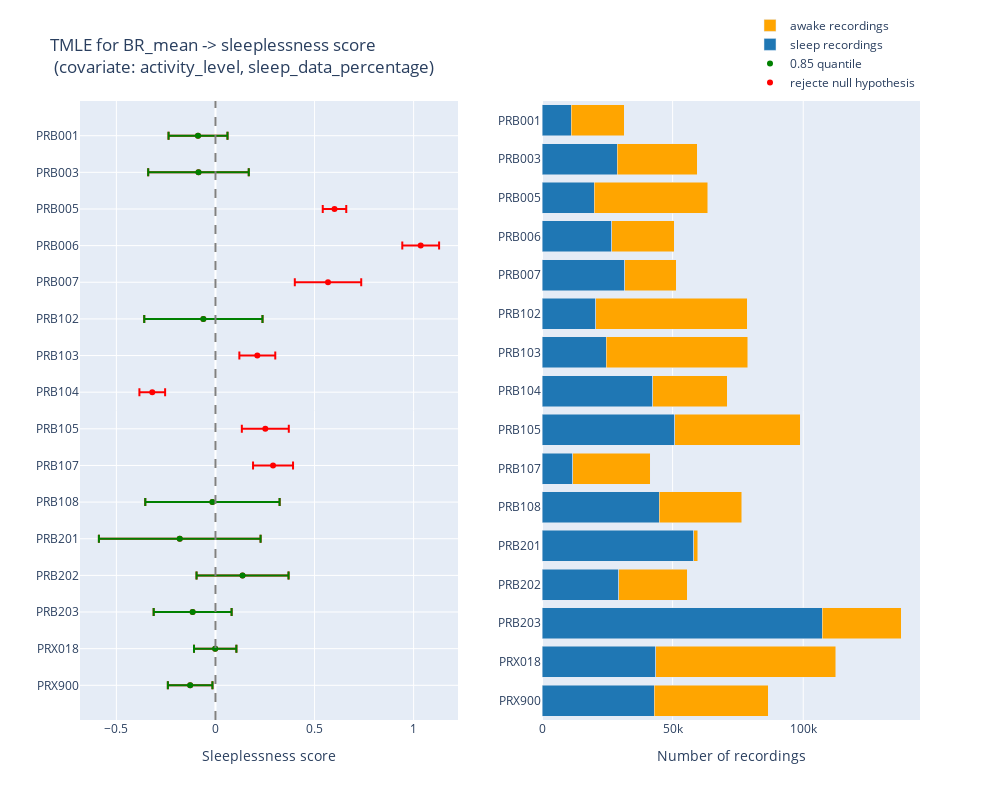

This figure's notebook cell:
### Code cell
v = 'BR_mean'
fig = make_subplots(rows=1, cols=2)

# df = pd.read_csv(f"results/NHS/TMLE/tmle_{v}_quantile0.65.csv")
# fig.add_trace(go.Scatter(x=df.V2, y=df.V1, mode='markers', error_x=dict(array=df.V3), name="0.65 quantile", line_color='green'), row=1, col=1)
# df = pd.read_csv(f"results/NHS/TMLE/tmle_{v}_quantile0.75.csv")
# fig.add_trace(go.Scatter(x=df.V2, y=df.V1, mode='markers', error_x=dict(array=df.V3), name="0.75 quantile"), row=1, col=1)
# df = pd.read_csv(f"results/NHS/TMLE/tmle_{v}_quantile0.85.csv")
# fig.add_trace(go.Scatter(x=df.V2, y=df.V1, mode='markers', error_x=dict(array=df.V3), name="0.85 quantile", line_color='#1f77b4'), row=1, col=1)

q = 0.85
df = pd.read_csv(f"results/NHS/TMLE/tmle_{v}_quantile{q}.csv")
fig.add_trace(go.Scatter(x=df.V2, y=df.V1, mode='markers', error_x=dict(array=df.V3), name="rejecte null hypothesis", line_color='red'), row=1, col=1)
df["p_value"] = norm.sf(abs(df.V2/df.V3))
df["adjusted_p_value"] = false_discovery_control(df.p_value)
df["rejected"] = np.where(df.adjusted_p_value < 0.1, True, False)
df = df[~df.rejected]

fig.add_trace(go.Scatter(x=df.V2, y=df.V1, mode='markers', error_x=dict(array=df.V3), name=f"{q} quantile", line_color='green'), row=1, col=1)
fig.add_vline(x=0, line_dash="dash", line_color="grey", row=1, col=1)

fig.add_trace(go.Bar(
    x=id_num.sleep,
    y=id_num.index,
    name='sleep recordings',
    orientation='h',
    marker_color='#1f77b4'),
    row=1, col=2)

fig.add_trace(go.Bar(
    x=id_num.awake,
    y=id_num.index,
    name='awake recordings',
    orientation='h',
    marker_color='orange'),
    row=1, col=2,)

fig.update_yaxes(row=1, col=1, autorange='reversed')
fig.update_yaxes(row=1, col=2, autorange='reversed')
fig.update_layout(barmode='stack')
fig.update_layout(
    title=f"TMLE for {v} -> sleeplessness score <br> (covariate: activity_level, sleep_data_percentage)",
    xaxis1_title="Sleeplessness score",
    xaxis2_title="Number of recordings",
    autosize=False,
    width=1000,
    height=800,
    legend=dict(
        yanchor="bottom",
        y=1.005,
        xanchor="right",
        x=1)
)
fig.show()

### Figure 1 — Plotly figure (JSON) as saved in the notebook; plotly's stock layout.template omitted (floating-point values rounded to 4 significant figures)
{"data": [{"error_x": {"array": [0.1488, 0.2538, 0.05932, 0.09288, 0.1676, 0.2984, 0.09063, 0.06489, 0.1185, 0.1009, 0.339, 0.408, 0.2322, 0.1967, 0.1069, 0.1125]}, "line": {"color": "red"}, "mode": "markers", "name": "rejecte null hypothesis", "type": "scatter", "x": [-0.08804, -0.08577, 0.6007, 1.036, 0.568, -0.06102, 0.2112, -0.319, 0.2516, 0.2906, -0.01529, -0.1803, 0.1366, -0.1152, -0.001346, -0.1277], "xaxis": "x", "y": ["PRB001", "PRB003", "PRB005", "PRB006", "PRB007", "PRB102", "PRB103", "PRB104", "PRB105", "PRB107", "PRB108", "PRB201", "PRB202", "PRB203", "PRX018", "PRX900"], "yaxis": "y"}, {"error_x": {"array": [0.1488, 0.2538, 0.2984, 0.339, 0.408, 0.2322, 0.1967, 0.1069, 0.1125]}, "line": {"color": "green"}, "mode": "markers", "name": "0.85 quantile", "type": "scatter", "x": [-0.08804, -0.08577, -0.06102, -0.01529, -0.1803, 0.1366, -0.1152, -0.001346, -0.1277], "xaxis": "x", "y": ["PRB001", "PRB003", "PRB102", "PRB108", "PRB201", "PRB202", "PRB203", "PRX018", "PRX900"], "yaxis": "y"}, {"marker": {"color": "#1f77b4"}, "name": "sleep recordings", "orientation": "h", "type": "bar", "x": [11199, 28890, 20048, 26604, 31599, 20510, 24660, 42391, 50777, 11821, 44911, 58029, 29436, 107280, 43483, 42907], "xaxis": "x2", "y": ["PRB001", "PRB003", "PRB005", "PRB006", "PRB007", "PRB102", "PRB103", "PRB104", "PRB105", "PRB107", "PRB108", "PRB201", "PRB202", "PRB203", "PRX018", "PRX900"], "yaxis": "y2"}, {"marker": {"color": "orange"}, "name": "awake recordings", "orientation": "h", "type": "bar", "x": [20272, 30546, 43437, 24007, 19745, 58094, 54183, 28470, 48093, 29698, 31573, 1613, 26107, 30182, 69008, 43787], "xaxis": "x2", "y": ["PRB001", "PRB003", "PRB005", "PRB006", "PRB007", "PRB102", "PRB103", "PRB104", "PRB105", "PRB107", "PRB108", "PRB201", "PRB202", "PRB203", "PRX018", "PRX900"], "yaxis": "y2"}], "layout": {"autosize": false, "barmode": "stack", "height": 800, "legend": {"x": 1, "xanchor": "right", "y": 1.005, "yanchor": "bottom"}, "shapes": [{"line": {"color": "grey", "dash": "dash"}, "type": "line", "x0": 0, "x1": 0, "xref": "x", "y0": 0, "y1": 1, "yref": "y domain"}], "title": {"text": "TMLE for BR_mean -> sleeplessness score <br> (covariate: activity_level, sleep_data_percentage)"}, "width": 1000, "xaxis": {"anchor": "y", "autorange": true, "domain": [0, 0.45], "range": [-0.6837, 1.224], "title": {"text": "Sleeplessness score"}, "type": "linear"}, "xaxis2": {"anchor": "y2", "autorange": true, "domain": [0.55, 1], "range": [0, 144700.0], "title": {"text": "Number of recordings"}, "type": "linear"}, "yaxis": {"anchor": "x", "autorange": true, "domain": [0, 1], "range": [15.95, -0.9471], "type": "category"}, "yaxis2": {"anchor": "x2", "autorange": true, "domain": [0, 1], "range": [15.5, -0.5], "type": "category"}}}
